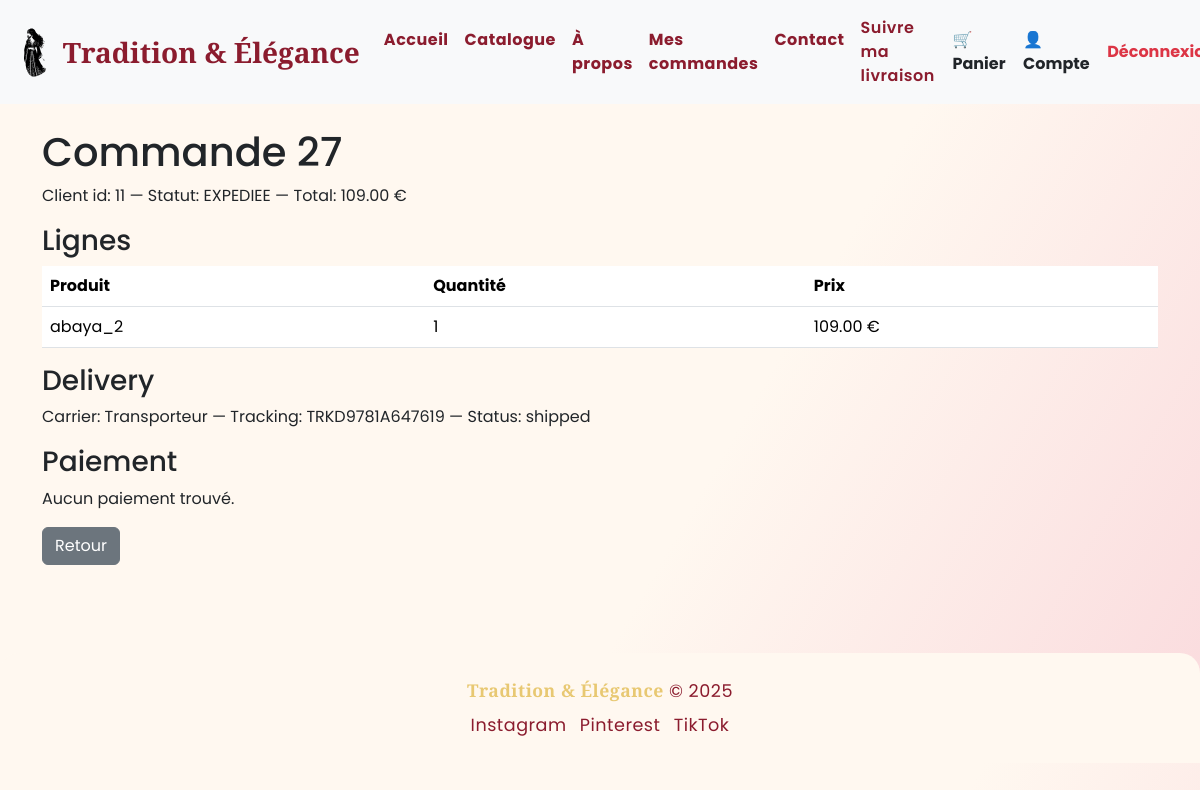
Page /admin/order/27 (signed in) on the committed database.
### app/models.py (models this page shows)
class Order(db.Model):
    __tablename__ = "order"
    id = db.Column(db.Integer, primary_key=True)
    user_id = db.Column(db.Integer, db.ForeignKey("user.id"))
    status = db.Column(db.String(20))
    total_cents = db.Column(db.Integer)
    created_at = db.Column(db.DateTime, server_default=text("CURRENT_TIMESTAMP"))
    payment_id = db.Column(db.Integer)   # optional FK depending on app logic
    invoice_id = db.Column(db.Integer)
    validated_at = db.Column(db.DateTime)
    paid_at = db.Column(db.DateTime)
    shipped_at = db.Column(db.DateTime)
    delivered_at = db.Column(db.DateTime)
    cancelled_at = db.Column(db.DateTime)
    refunded_at = db.Column(db.DateTime)
    user = db.relationship("User", back_populates="orders")
    items = db.relationship("OrderItem", back_populates="order", cascade="all, delete-orphan")
    payments = db.relationship("Payment", back_populates="order", cascade="all, delete-orphan")
    delivery = db.relationship("Delivery", back_populates="order", uselist=False)

class OrderItem(db.Model):
    __tablename__ = "order_item"
    id = db.Column(db.Integer, primary_key=True)
    order_id = db.Column(db.Integer, db.ForeignKey("order.id"), nullable=False)
    product_id = db.Column(db.String(50), db.ForeignKey("product.id"), nullable=False)
    quantity = db.Column(db.Integer, nullable=False, default=1)
    price_cents = db.Column(db.Integer, nullable=False)
    order = db.relationship("Order", back_populates="items")
    product = db.relationship("Product", back_populates="order_items")

class Delivery(db.Model):
    __tablename__ = "delivery"
    id = db.Column(db.Integer, primary_key=True)
    order_id = db.Column(db.Integer, db.ForeignKey("order.id"))
    carrier = db.Column(db.String(50))
    tracking_number = db.Column(db.String(128), unique=True)
    address = db.Column(db.Text)
    status = db.Column(db.String(30))
    tracking_url = db.Column(db.Text)
    shipped_at = db.Column(db.Text)
    delivered_at = db.Column(db.Text)
    updated_at = db.Column(db.Text)
    order = db.relationship("Order", back_populates="delivery")

### app/routes/admin_routes.py (the view)
@admin_bp.route("/admin/order/<int:order_id>")
@admin_required
def admin_order_detail(order_id):
    db = _db_path()
    conn = sqlite3.connect(str(db))
    cur = conn.cursor()
    order = cur.execute('SELECT id, user_id, status, total_cents, created_at FROM "order" WHERE id = ?', (order_id,)).fetchone()
    if not order:
        conn.close()
        flash("Commande non trouvée.", "danger")
        return redirect(url_for("admin.admin_orders"))
    items = cur.execute("SELECT product_id, quantity, price_cents FROM order_item WHERE order_id = ?", (order_id,)).fetchall()
    delivery = cur.execute("SELECT id, carrier, tracking_number, status, updated_at FROM delivery WHERE order_id = ?", (order_id,)).fetchone()
    payment = cur.execute("SELECT id, provider, provider_ref, succeeded, amount_cents FROM payment WHERE order_id = ?", (order_id,)).fetchone()
    conn.close()
    return render_template("admin_order_detail.html", order=order, items=items, delivery=delivery, payment=payment)

### app/routes/admin_routes.py (called while the page is built)
def admin_required(f):
    @wraps(f)
    def decorated(*args, **kwargs):
        if not session.get("is_admin"):
            return redirect(url_for("auth.login", next=request.path))
        return f(*args, **kwargs)
    return decorated

def _db_path():
    project_root = Path(__file__).resolve().parents[2]
    return project_root / "elegance.db"

### app/templates/admin_order_detail.html (shortened to what this page needs)
{% extends "base.html" %}
{% block content %}
<h1>Commande {{ order[0] }}</h1>
<p>Client id: {{ order[1] }} — Statut: {{ order[2] }} — Total: {{ '%.2f'|format((order[3] or 0)/100.0) }} €</p>
<h3>Lignes</h3>
<table class="table">
  <thead><tr><th>Produit</th><th>Quantité</th><th>Prix</th></tr></thead>
  <tbody>
    {% for pid, qty, price in items %}
      <tr><td>{{ pid }}</td><td>{{ qty }}</td><td>{{ '%.2f'|format(price/100.0) }} €</td></tr>
    {% endfor %}
  </tbody>
</table>
<h3>Delivery</h3>
{% if delivery %}
  <p>Carrier: {{ delivery[1] }} — Tracking: {{ delivery[2] }} — Status: {{ delivery[3] }}</p>
{% else %}
  <p>Aucune livraison enregistrée.</p>
{% endif %}
<h3>Paiement</h3>
{% if payment %}
  <p>Provider: {{ payment[1] }} — Réf: {{ payment[2] }} — Succeded: {{ payment[3] }}</p>
{% else %}
  <p>Aucun paiement trouvé.</p>
{% endif %}
<p><a href="{{ url_for('admin.admin_orders') }}" class="btn btn-secondary">Retour</a></p>
{% endblock %}

### app/static/elegance.css (style rules this page uses)
body { background: linear-gradient(120deg, #FFF8F0 60%, #FADADD 100%); font-family: 'Poppins', 'Inter', sans-serif; }

### rows in the picture
Order: id "27", user "11", status "EXPEDIEE", (order[3]or0)/100.0 "109.00"
OrderItem: product "abaya_2", quantity "1", price/100.0 "109.00"
Delivery: carrier "Transporteur", tracking_number "TRKD9781A647619", status "shipped"
